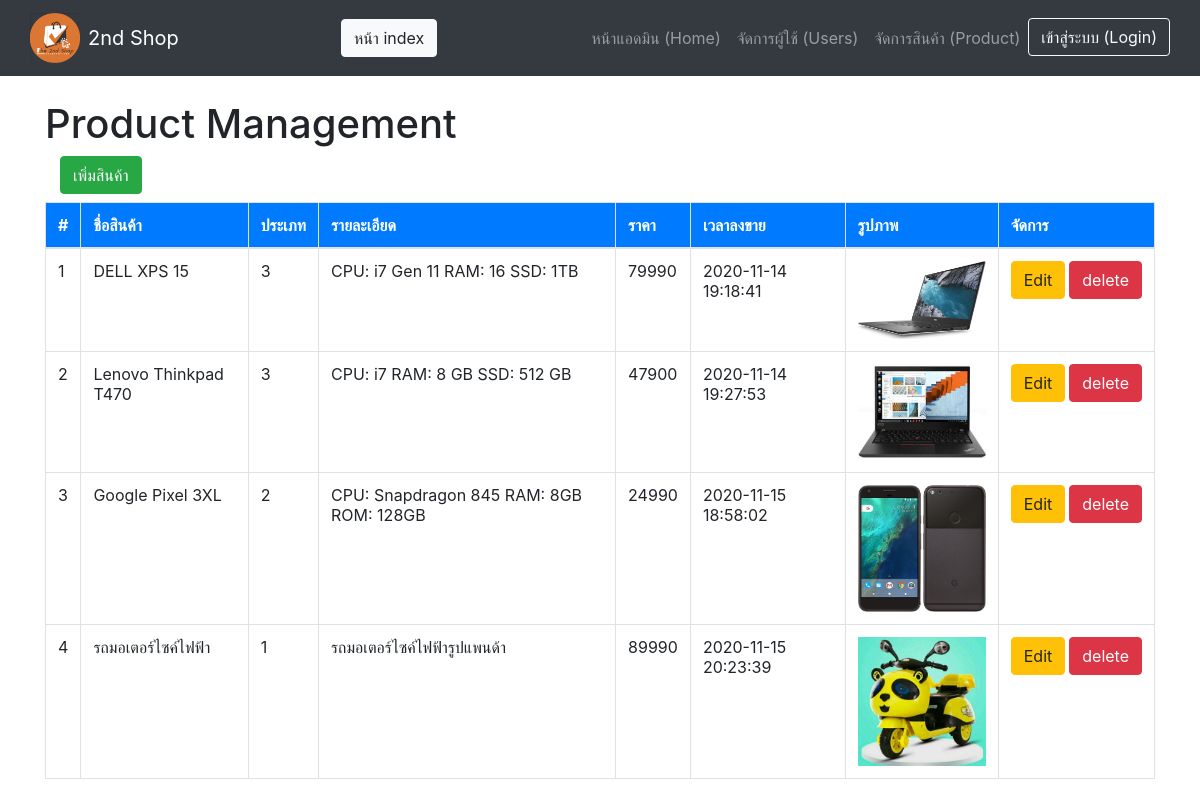
/admin-m-product.php, run on the app's committed database.
### tables this page shows
CREATE TABLE `tb_product` (
`pd_id` int(100) NOT NULL,
`pd_name` varchar(255) NOT NULL,
`pd_detail` varchar(255) NOT NULL,
`pd_price` int(100) NOT NULL,
`pd_img` varchar(255) NOT NULL,
`pd_timestamp` datetime DEFAULT CURRENT_TIMESTAMP,
`user_id` int(100) NOT NULL,
`type_id` int(100) NOT NULL
);

### admin-m-product.php (the view, shortened to what this page needs)
<?php
	require_once('model/connection.php');
	require_once('views/bootstrap4.php');
?>
<!DOCTYPE html>
<html lang="en">
<head>
</head>
<body>
    <?php require_once('views/nav-admin.php') ?>
    <section class="container my-4">
        <h1>Product Management</h1>
        <div class="col mb-2">
            <a href="product-add.php" class="btn btn-success">เพิ่มสินค้า</a>
        </div>
		<table class="table table-bordered table-hover">
			<thead class="bg-primary text-white">
				<tr>
					<th scope="col-1">#</th>
					<th scope="col-1">ชื่อสินค้า</th>
					<th scope="col-1">ประเภท</th>
					<th scope="col-4">รายละเอียด</th>
					<th scope="col-1">ราคา</th>
					<th scope="col-1">เวลาลงขาย</th>
					<th scope="col-2">รูปภาพ</th>
					<th scope="col-1">จัดการ</th>
				</tr>
			</thead>
			<tbody>
                <?php
                    $query = $db->prepare("SELECT * FROM 2ndshop.tb_product ORDER BY pd_id ASC");
                    $query->execute();
                    $countIndex = 0;
                ?>
                <?php while($row = $query->fetch(PDO::FETCH_ASSOC)) { ?>
                    <tr>
                        <td class=""><?php echo ++$countIndex ?></td>
                        <td class=""><?php echo $row['pd_name'] ?></td>
                        <td class=""><?php echo $row['type_id'] ?></td>
                        <td class=""><?php echo $row['pd_detail'] ?></td>
                        <td class=""><?php echo $row['pd_price'] ?></td>
                        <td class=""><?php echo $row['pd_timestamp'] ?></td>
                        <td class=""><img src="upload/<?php echo $row['pd_img'] ?>" alt="product-db" id="img-product"></td>
                        <td class="mx-1">
                            <div class="row ">
                                <div class="col d-flex justify-content-around">
                                <a href="product-edit.php?update_id=<?php echo $row['pd_id'] ?>" class="btn btn-warning mr-1">Edit</a>
                                <a href="product-delete.php?delete_id=<?php echo $row['pd_id'] ?>" class="btn btn-danger">delete</a>
                                </div>
                            </div>
                        </td>
                    </tr>
                <?php } ?>
			</tbody>
		</table>
    </section>
</body>
</html>

### admin-m-product.php (style rules this page uses)
img#img-product { max-width: 8rem; max-height: fit-content; }

### data on the page
tb_product: pd_name "DELL XPS 15", type "3", pd_detail "CPU: i7 Gen 11 RAM: 16 SSD: 1TB", pd_price "79990", pd_timestamp "2020-11-14 19:18:41", pd_img (picture)
tb_product: pd_name "Lenovo Thinkpad T470", type "3", pd_detail "CPU: i7 RAM: 8 GB SSD: 512 GB", pd_price "47900", pd_timestamp "2020-11-14 19:27:53", pd_img (picture)
tb_product: pd_name "Google Pixel 3XL", type "2", pd_detail "CPU: Snapdragon 845 RAM: 8GB ROM: 128GB", pd_price "24990", pd_timestamp "2020-11-15 18:58:02", pd_img (picture)
tb_product: pd_name "รถมอเตอร์ไซค์ไฟฟ้า", type "1", pd_detail "รถมอเตอร์ไซค์ไฟฟ้ารูปแพนด้า", pd_price "89990", pd_timestamp "2020-11-15 20:23:39", pd_img (picture)
